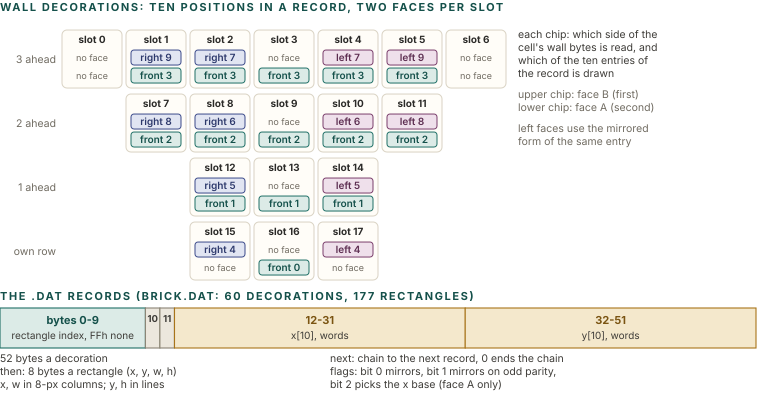

This figure's Python source:
import sys; sys.path.insert(0, '.')
from figlib import *

c = Canvas(760, 400)
c.section(0, 11, "WALL DECORATIONS: TEN POSITIONS IN A RECORD, TWO FACES PER SLOT")

# (A face = gWallFaces[2s], drawn second; B face = gWallFaces[2s+1], drawn first)
faces = {
    0: (None, None), 1: (("F", 3), ("R", 9)), 2: (("F", 3), ("R", 7)), 3: (("F", 3), None), 4: (("F", 3), ("L", 7)),
    5: (("F", 3), ("L", 9)), 6: (None, None),
    7: (("F", 2), ("R", 8)), 8: (("F", 2), ("R", 6)), 9: (("F", 2), None), 10: (("F", 2), ("L", 6)), 11: (("F", 2), ("L", 8)),
    12: (("F", 1), ("R", 5)), 13: (("F", 1), None), 14: (("F", 1), ("L", 5)),
    15: (None, ("R", 4)), 16: (("F", 0), None), 17: (None, ("L", 4)),
}
rows = [[0, 1, 2, 3, 4, 5, 6], [7, 8, 9, 10, 11], [12, 13, 14], [15, 16, 17]]
rl = ["3 ahead", "2 ahead", "1 ahead", "own row"]
W, H = 60, 58
X0, Y0 = 62, 30
col = {"F": "teal", "R": "navy", "L": "plum"}
for ri, row in enumerate(rows):
    y = Y0 + ri * (H + 6)
    off = (7 - len(row)) * (W + 4) / 2
    c.text(X0 - 6, y + H / 2 + 4, rl[ri], size=10.5, color=MUTED, anchor="end")
    for i, s in enumerate(row):
        x = X0 + off + i * (W + 4)
        c.rect(x, y, W, H, fill=CARD, stroke=RULE, sw=1, rx=5)
        c.text(x + W / 2, y + 13, "slot %d" % s, size=10, weight=700, color=INK, anchor="middle")
        A, B = faces[s]
        for j, (lab, f) in enumerate([("B", B), ("A", A)]):
            yy = y + 20 + j * 18
            if f is None:
                c.text(x + W / 2, yy + 11, "no face", size=9, color=MUTED, anchor="middle")
                continue
            k = col[f[0]]
            c.rect(x + 5, yy, W - 10, 15, fill=PAL[k][2], stroke=PAL[k][1], sw=1, rx=3)
            nm = {"F": "front", "R": "right", "L": "left"}[f[0]]
            c.text(x + W / 2, yy + 11, "%s %d" % (nm, f[1]), size=10, weight=600, color=PAL[k][0], anchor="middle")
# legend
LX = X0 + 7 * (W + 4) + 8
c.text(LX, Y0 + 8, "each chip: which side of the", size=10.5, color=INK2)
c.text(LX, Y0 + 21, "cell's wall bytes is read, and", size=10.5, color=INK2)
c.text(LX, Y0 + 34, "which of the ten entries of", size=10.5, color=INK2)
c.text(LX, Y0 + 47, "the record is drawn", size=10.5, color=INK2)
c.text(LX, Y0 + 68, "upper chip: face B (first)", size=10.5, color=MUTED)
c.text(LX, Y0 + 81, "lower chip: face A (second)", size=10.5, color=MUTED)
c.text(LX, Y0 + 102, "left faces use the mirrored", size=10.5, color=MUTED)
c.text(LX, Y0 + 115, "form of the same entry", size=10.5, color=MUTED)

# record layouts
y3 = Y0 + 4 * (H + 6) + 22
c.section(0, y3 - 8, "THE .DAT RECORDS (BRICK.DAT: 60 DECORATIONS, 177 RECTANGLES)")
segs = [("10 bytes", "rectangle index per entry, FFh = none", 200, "teal"), ("1", "next", 38, "grey"), ("1", "flags", 38, "grey"),
        ("10 x i16", "x of each entry", 240, "ochre"), ("10 x i16", "y of each entry", 240, "ochre")]
# scale: 52 bytes over 756
sc = 756 / 52.0
x = 0
for lab, sub, w_, k in [("bytes 0-9", "rectangle index, FFh none", 10, "teal"), ("10", "next", 1, "grey"), ("11", "flags", 1, "grey"),
                        ("12-31", "x[10], words", 20, "ochre"), ("32-51", "y[10], words", 20, "ochre")]:
    ww = w_ * sc
    c.rect(x, y3, ww, 40, fill=PAL[k][2], stroke=PAL[k][1], sw=1.1, rx=0)
    if ww > 60:
        c.text(x + ww / 2, y3 + 16, lab, size=11, weight=700, color=PAL[k][0], anchor="middle")
        c.text(x + ww / 2, y3 + 31, sub, size=10, color=INK2, anchor="middle")
    else:
        c.text(x + ww / 2, y3 + 14, lab, size=9.5, weight=700, color=PAL[k][0], anchor="middle")
    x += ww
c.text(330, y3 + 54, "next: chain to the next record, 0 ends the chain", size=10.5, color=INK2)
c.text(330, y3 + 67, "flags: bit 0 mirrors, bit 1 mirrors on odd parity,", size=10.5, color=INK2)
c.text(330, y3 + 80, "bit 2 picks the x base (face A only)", size=10.5, color=INK2)
c.text(0, y3 + 54, "52 bytes a decoration", size=10.5, color=INK2)
c.text(0, y3 + 67, "then: 8 bytes a rectangle (x, y, w, h)", size=10.5, color=INK2)
c.text(0, y3 + 80, "x, w in 8-px columns; y, h in lines", size=10.5, color=INK2)
c.h = y3 + 92
c.save("figs/gfx_decor_faces.svg")
